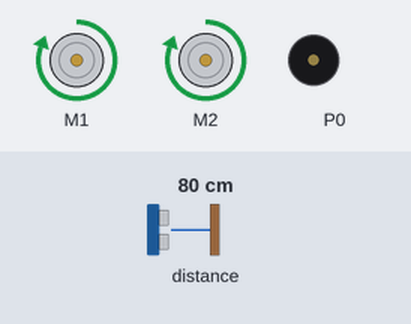
Simulated run of this program. Board: BBC micro:bit (MakeCode). Parts: 2 × DC motor (green arrow = forward, orange = backward, longer = faster), buzzer (waves = sounding). The test bench sets the inputs (shaded band); at power-on: distance to the obstacle 80 cm.

Above: at 5.2 s.
5.3 s: distance to the obstacle set to 6 cm
6.8 s: distance to the obstacle set to 3 cm
At 7.6 s:
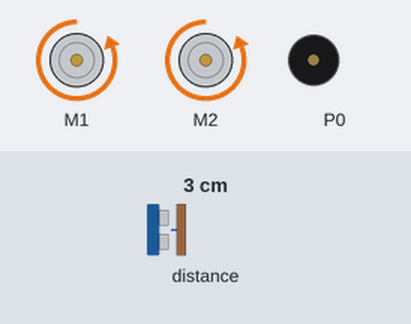
9.8 s: distance to the obstacle set to 9 cm
At 10.6 s:
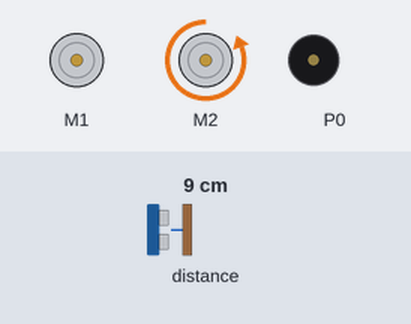
12.3 s: distance to the obstacle set to 2 cm
At 13.7 s:
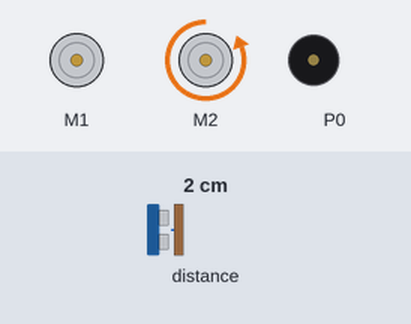
Timing chart, 0 to 16.3 s (numbered marks = the images above; inputs shaded):
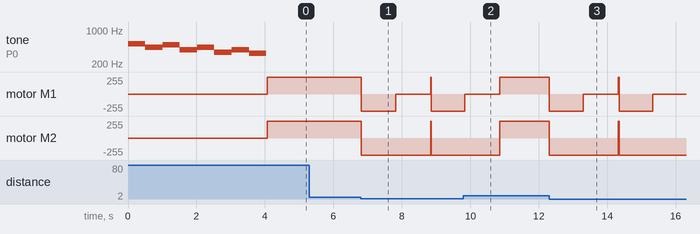

Measured:
- the behaviour switches between 5 and 4 cm on distance to the obstacle (found by bisection; images 0 and 1)
- after the input at 5.3 s, every drawn part: stays the same
- after the input at 6.8 s, motor M1: forward 255/255 → backward 255/255 at once, → stopped 1.0 s later, → backward 255/255 1.0 s later; motor M2: forward 255/255 → backward 255/255 at once
- after the input at 9.8 s, motor M1, motor M2: goes on until 10.9 s, then stays forward 255/255
- after the input at 12.3 s, motor M1: alternates backward 255/255 for 1.0 s and stopped for 1.0 s, starting at once; motor M2: forward 255/255 → backward 255/255 at once

The program:

main.ts
```typescript
music.play(music.stringPlayable("C5 A B G A F G E ", 120), music.PlaybackMode.UntilDone)
basic.forever(function () {
    maqueen.motorRun(maqueen.Motors.All, maqueen.Dir.CW, 255)
    if (maqueen.Ultrasonic(PingUnit.Centimeters) < 5) {
        maqueen.motorRun(maqueen.Motors.All, maqueen.Dir.CCW, 255)
        basic.pause(1000)
        maqueen.motorStop(maqueen.Motors.M1)
        basic.pause(1000)
    }
})
```

test.ts
```typescript
// aquí va el archivo "tests"; esto no se compilará cuando este paquete se utilice como una extensión.
```
